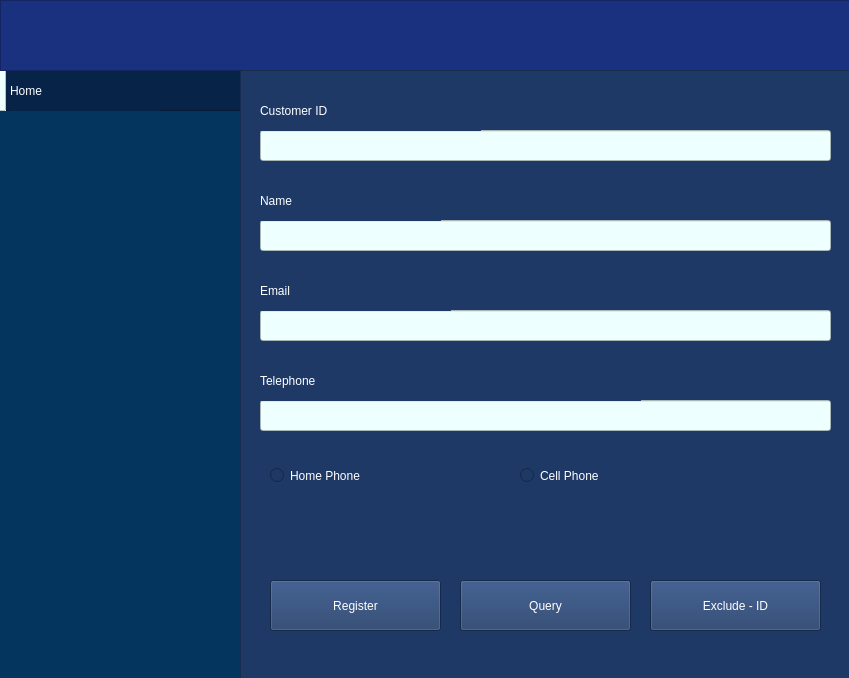
<?xml version="1.0" encoding="UTF-8"?>
<ui version="4.0">
 <class>MainWindow</class>
 <widget class="QMainWindow" name="MainWindow">
  <property name="geometry">
   <rect>
    <x>0</x>
    <y>0</y>
    <width>849</width>
    <height>678</height>
   </rect>
  </property>
  <property name="sizePolicy">
   <sizepolicy hsizetype="Fixed" vsizetype="Fixed">
    <horstretch>0</horstretch>
    <verstretch>0</verstretch>
   </sizepolicy>
  </property>
  <property name="windowTitle">
   <string>MainWindow</string>
  </property>
  <property name="styleSheet">
   <string notr="true">background-color: rgb(30, 57, 102);</string>
  </property>
  <widget class="QWidget" name="centralwidget">
   <widget class="QFrame" name="frame">
    <property name="geometry">
     <rect>
      <x>-10</x>
      <y>0</y>
      <width>251</width>
      <height>681</height>
     </rect>
    </property>
    <property name="styleSheet">
     <string notr="true">
background-color: rgb(9, 6, 109);
background-color: rgb(3, 57, 108);
background-color: rgb(4, 53, 95);</string>
    </property>
    <property name="frameShape">
     <enum>QFrame::StyledPanel</enum>
    </property>
    <property name="frameShadow">
     <enum>QFrame::Raised</enum>
    </property>
    <widget class="QFrame" name="frame_4">
     <property name="geometry">
      <rect>
       <x>0</x>
       <y>70</y>
       <width>251</width>
       <height>41</height>
      </rect>
     </property>
     <property name="styleSheet">
      <string notr="true">

background-color: rgb(2, 62, 84);
background-color: rgb(23, 10, 124);
background-color: rgb(7, 35, 72);</string>
     </property>
     <property name="frameShape">
      <enum>QFrame::StyledPanel</enum>
     </property>
     <property name="frameShadow">
      <enum>QFrame::Raised</enum>
     </property>
     <widget class="QLabel" name="label_5">
      <property name="geometry">
       <rect>
        <x>20</x>
        <y>0</y>
        <width>151</width>
        <height>41</height>
       </rect>
      </property>
      <property name="styleSheet">
       <string notr="true">color: rgb(255, 255, 255);
font: 75 15pt &quot;Segoe UI&quot;;</string>
      </property>
      <property name="text">
       <string>Home</string>
      </property>
     </widget>
     <widget class="QFrame" name="frame_6">
      <property name="geometry">
       <rect>
        <x>0</x>
        <y>0</y>
        <width>16</width>
        <height>41</height>
       </rect>
      </property>
      <property name="styleSheet">
       <string notr="true">background-color: rgb(237, 255, 255);</string>
      </property>
      <property name="frameShape">
       <enum>QFrame::StyledPanel</enum>
      </property>
      <property name="frameShadow">
       <enum>QFrame::Raised</enum>
      </property>
     </widget>
    </widget>
   </widget>
   <widget class="QFrame" name="frame_2">
    <property name="geometry">
     <rect>
      <x>0</x>
      <y>0</y>
      <width>1021</width>
      <height>71</height>
     </rect>
    </property>
    <property name="styleSheet">
     <string notr="true">background-color: rgb(26, 49, 127)</string>
    </property>
    <property name="frameShape">
     <enum>QFrame::StyledPanel</enum>
    </property>
    <property name="frameShadow">
     <enum>QFrame::Raised</enum>
    </property>
   </widget>
   <widget class="QFrame" name="frame_3">
    <property name="geometry">
     <rect>
      <x>240</x>
      <y>70</y>
      <width>781</width>
      <height>611</height>
     </rect>
    </property>
    <property name="styleSheet">
     <string notr="true">background-color: rgb(30, 57, 102);</string>
    </property>
    <property name="frameShape">
     <enum>QFrame::StyledPanel</enum>
    </property>
    <property name="frameShadow">
     <enum>QFrame::Raised</enum>
    </property>
    <widget class="QLineEdit" name="IDCustomer">
     <property name="geometry">
      <rect>
       <x>20</x>
       <y>60</y>
       <width>571</width>
       <height>31</height>
      </rect>
     </property>
     <property name="styleSheet">
      <string notr="true">background-color: rgb(237, 255, 255);
font: 75 15pt &quot;Segoe UI&quot;;</string>
     </property>
    </widget>
    <widget class="QLineEdit" name="NameCustomer">
     <property name="geometry">
      <rect>
       <x>20</x>
       <y>150</y>
       <width>571</width>
       <height>31</height>
      </rect>
     </property>
     <property name="styleSheet">
      <string notr="true">background-color: rgb(237, 255, 255);
font: 75 15pt &quot;Segoe UI&quot;;</string>
     </property>
    </widget>
    <widget class="QLineEdit" name="EmailCustomer">
     <property name="geometry">
      <rect>
       <x>20</x>
       <y>240</y>
       <width>571</width>
       <height>31</height>
      </rect>
     </property>
     <property name="styleSheet">
      <string notr="true">background-color: rgb(237, 255, 255);
font: 75 15pt &quot;Segoe UI&quot;;</string>
     </property>
    </widget>
    <widget class="QLineEdit" name="TelephoneCustomer">
     <property name="geometry">
      <rect>
       <x>20</x>
       <y>330</y>
       <width>571</width>
       <height>31</height>
      </rect>
     </property>
     <property name="styleSheet">
      <string notr="true">background-color: rgb(237, 255, 255);
font: 75 15pt &quot;Segoe UI&quot;;</string>
     </property>
    </widget>
    <widget class="QRadioButton" name="HomeTell">
     <property name="geometry">
      <rect>
       <x>30</x>
       <y>380</y>
       <width>221</width>
       <height>51</height>
      </rect>
     </property>
     <property name="styleSheet">
      <string notr="true">color: rgb(255, 255, 255);
font: 75 15pt &quot;Segoe UI&quot;;</string>
     </property>
     <property name="text">
      <string>Home Phone</string>
     </property>
    </widget>
    <widget class="QRadioButton" name="CellPhone">
     <property name="geometry">
      <rect>
       <x>280</x>
       <y>380</y>
       <width>251</width>
       <height>51</height>
      </rect>
     </property>
     <property name="styleSheet">
      <string notr="true">color: rgb(255, 255, 255);
font: 75 15pt &quot;Segoe UI&quot;;</string>
     </property>
     <property name="text">
      <string>Cell Phone</string>
     </property>
    </widget>
    <widget class="QPushButton" name="RegisterButton">
     <property name="geometry">
      <rect>
       <x>30</x>
       <y>510</y>
       <width>171</width>
       <height>51</height>
      </rect>
     </property>
     <property name="styleSheet">
      <string notr="true">color: rgb(255, 255, 255);
font: 75 15pt &quot;Segoe UI&quot;;</string>
     </property>
     <property name="text">
      <string>Register</string>
     </property>
    </widget>
    <widget class="QLabel" name="label">
     <property name="geometry">
      <rect>
       <x>20</x>
       <y>20</y>
       <width>221</width>
       <height>41</height>
      </rect>
     </property>
     <property name="styleSheet">
      <string notr="true">color: rgb(255, 255, 255);
font: 75 15pt &quot;Segoe UI&quot;;</string>
     </property>
     <property name="text">
      <string>Customer ID</string>
     </property>
    </widget>
    <widget class="QLabel" name="label_2">
     <property name="geometry">
      <rect>
       <x>20</x>
       <y>110</y>
       <width>181</width>
       <height>41</height>
      </rect>
     </property>
     <property name="styleSheet">
      <string notr="true">color: rgb(255, 255, 255);
font: 75 15pt &quot;Segoe UI&quot;;</string>
     </property>
     <property name="text">
      <string>Name</string>
     </property>
    </widget>
    <widget class="QLabel" name="label_3">
     <property name="geometry">
      <rect>
       <x>20</x>
       <y>200</y>
       <width>191</width>
       <height>41</height>
      </rect>
     </property>
     <property name="styleSheet">
      <string notr="true">color: rgb(255, 255, 255);
font: 75 15pt &quot;Segoe UI&quot;;</string>
     </property>
     <property name="text">
      <string>Email</string>
     </property>
    </widget>
    <widget class="QLabel" name="label_4">
     <property name="geometry">
      <rect>
       <x>20</x>
       <y>290</y>
       <width>381</width>
       <height>41</height>
      </rect>
     </property>
     <property name="styleSheet">
      <string notr="true">color: rgb(255, 255, 255);
font: 75 15pt &quot;Segoe UI&quot;;</string>
     </property>
     <property name="text">
      <string>Telephone</string>
     </property>
    </widget>
    <widget class="QPushButton" name="QueryButton">
     <property name="enabled">
      <bool>true</bool>
     </property>
     <property name="geometry">
      <rect>
       <x>220</x>
       <y>510</y>
       <width>171</width>
       <height>51</height>
      </rect>
     </property>
     <property name="sizePolicy">
      <sizepolicy hsizetype="Preferred" vsizetype="Preferred">
       <horstretch>0</horstretch>
       <verstretch>0</verstretch>
      </sizepolicy>
     </property>
     <property name="styleSheet">
      <string notr="true">color: rgb(255, 255, 255);
font: 75 15pt &quot;Segoe UI&quot;;</string>
     </property>
     <property name="text">
      <string>Query</string>
     </property>
    </widget>
    <widget class="QPushButton" name="ExcludeButton">
     <property name="enabled">
      <bool>true</bool>
     </property>
     <property name="geometry">
      <rect>
       <x>410</x>
       <y>510</y>
       <width>171</width>
       <height>51</height>
      </rect>
     </property>
     <property name="sizePolicy">
      <sizepolicy hsizetype="Preferred" vsizetype="Preferred">
       <horstretch>0</horstretch>
       <verstretch>0</verstretch>
      </sizepolicy>
     </property>
     <property name="styleSheet">
      <string notr="true">color: rgb(255, 255, 255);
font: 75 15pt &quot;Segoe UI&quot;;</string>
     </property>
     <property name="text">
      <string>Exclude - ID</string>
     </property>
    </widget>
   </widget>
  </widget>
 </widget>
 <resources/>
 <connections/>
</ui>
